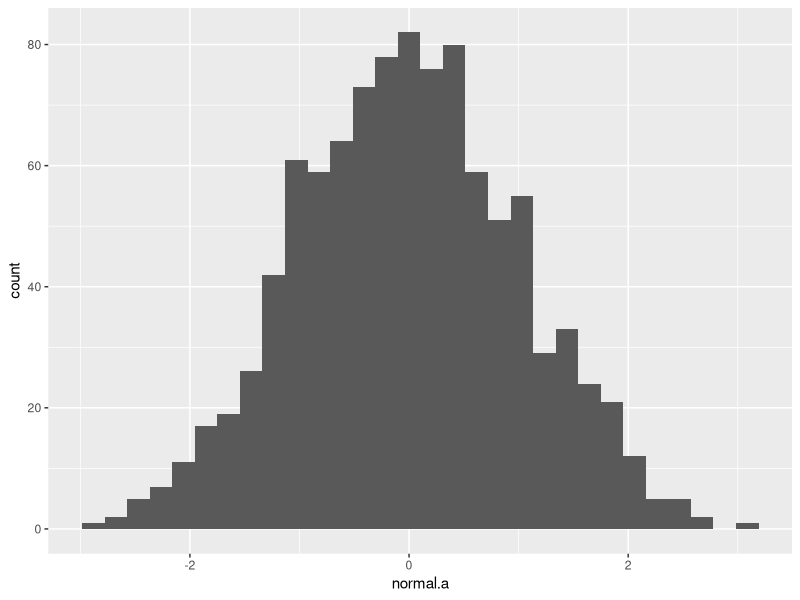
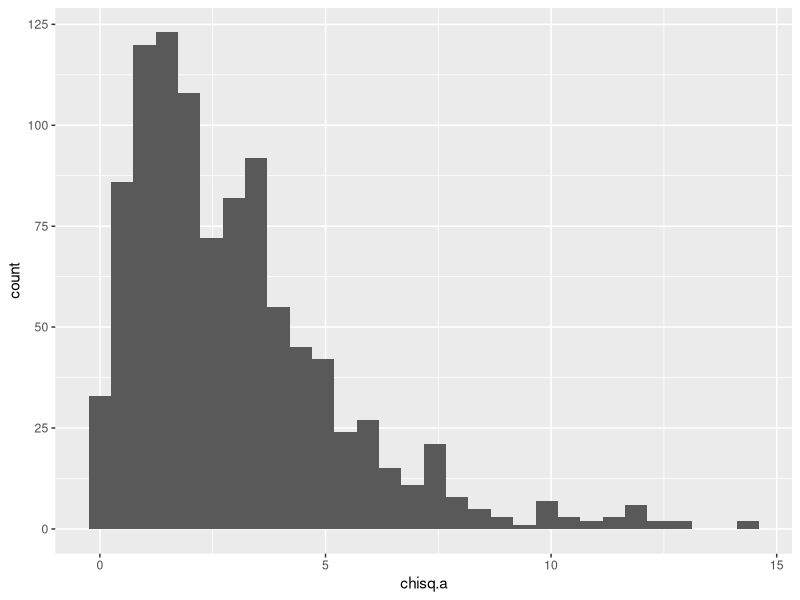
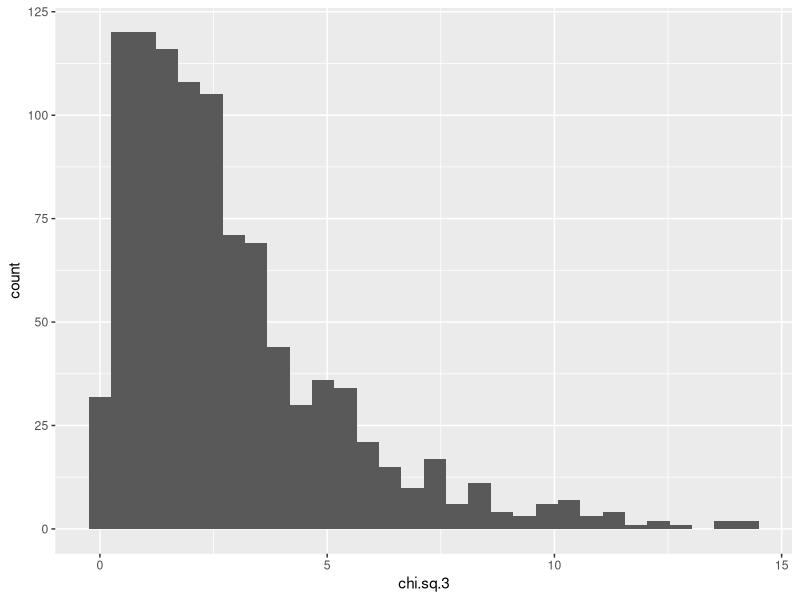
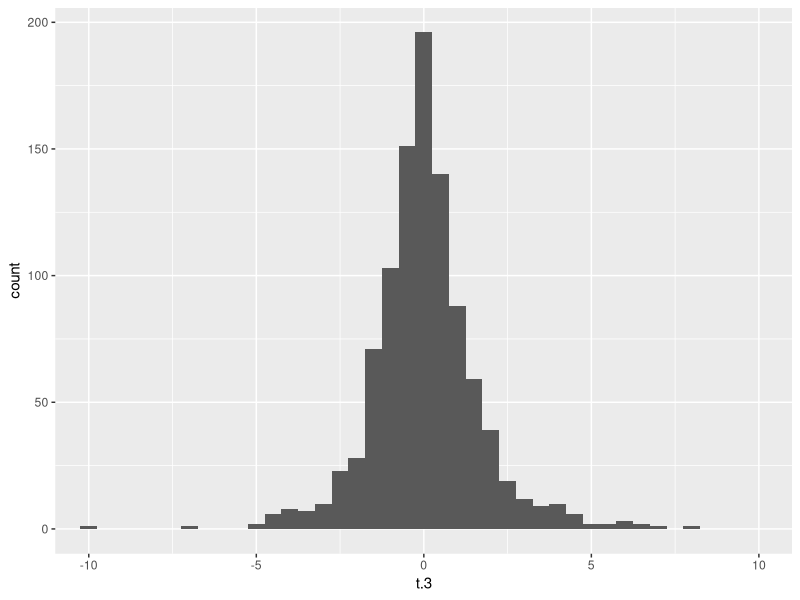
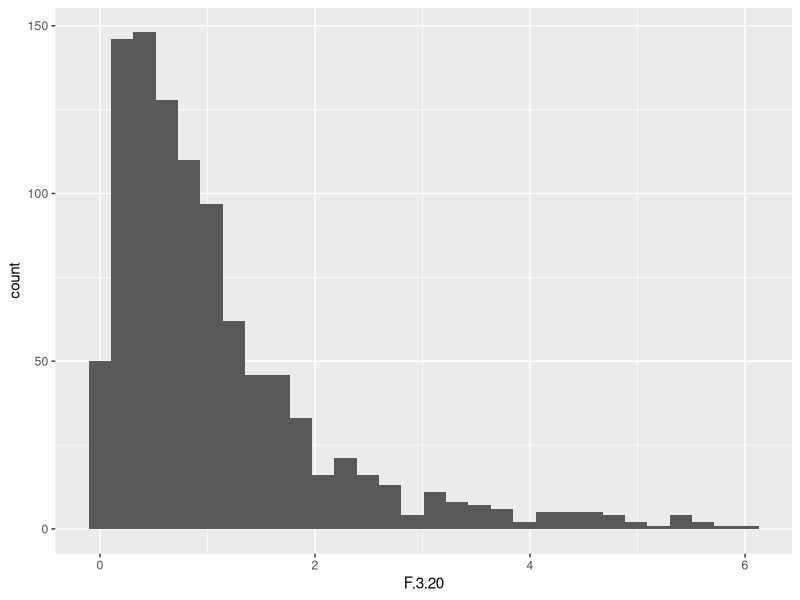

Source code (R) for these figures, in order:
## ---- chunk 1
dbinom(x = 4, size = 20, prob = 1/6)
## ---- chunk 2
pbinom(4, 20, 1/6)
## ---- chunk 3
qbinom(.75, 20, 1/6)
## ---- chunk 4
pbinom(3, size = 20, prob = 1/6) #56.65%
## ---- chunk 5
rbinom(n = 100, size = 20, prob = 1/6)
## ---- chunk 6
dnorm(1, mean = 1, sd = 0.1)
## ---- chunk 7
normal.a <- rnorm(1000, mean = 0, sd = 1)

library(ggplot2)
ggplot() + 
  geom_histogram(aes(normal.a))
## ---- chunk 8
chisq.a <- rchisq(1000, df = 3)
ggplot() + 
  geom_histogram(aes(chisq.a))
## ---- chunk 9
# square values of 3 distributions and sum
normal.a <- rnorm(1000)
normal.b <- rnorm(1000)
normal.c <- rnorm(1000)
chi.sq.3 <- (normal.a)^2 + (normal.b)^2 + (normal.c)^2
ggplot() + 
  geom_histogram(aes(chi.sq.3))
## ---- chunk 10
scaled.chisq.3 <- chi.sq.3/3

normal.d <- rnorm(1000)

t.3 <- normal.d / sqrt(scaled.chisq.3)

ggplot() + 
  geom_histogram(aes(t.3), binwidth = .5) + 
  coord_cartesian(xlim =  c(-10,10))
## ---- chunk 11
chi.sq.20 <- rchisq( 1000, 20) 
scaled.chi.sq.20 <- chi.sq.20 / 20
F.3.20 <- scaled.chisq.3 / scaled.chi.sq.20
ggplot() + geom_histogram(aes(F.3.20))
